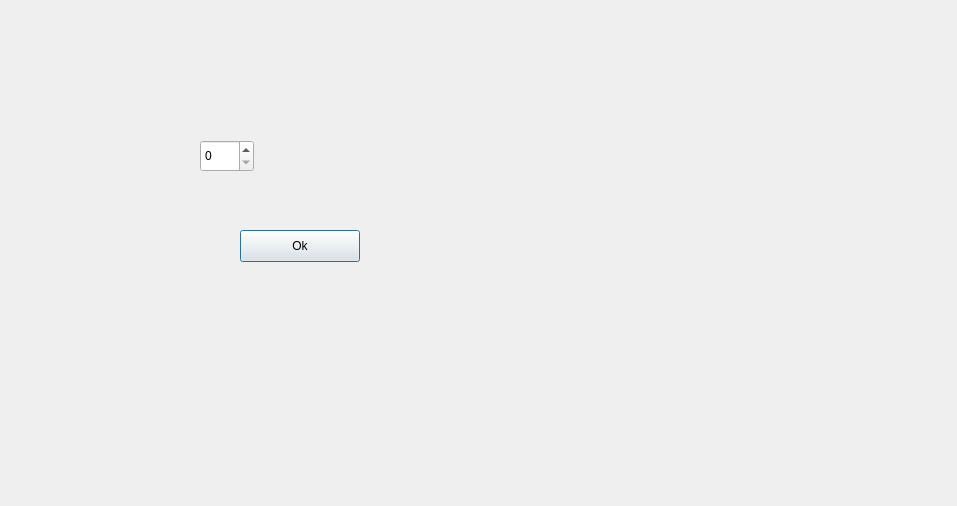
<?xml version="1.0" encoding="UTF-8"?>
<ui version="4.0">
 <class>MyDialog</class>
 <widget class="QDialog" name="MyDialog">
  <property name="geometry">
   <rect>
    <x>0</x>
    <y>0</y>
    <width>957</width>
    <height>506</height>
   </rect>
  </property>
  <property name="windowTitle">
   <string>Dialog</string>
  </property>
  <widget class="QSpinBox" name="spinBox">
   <property name="geometry">
    <rect>
     <x>200</x>
     <y>140</y>
     <width>54</width>
     <height>32</height>
    </rect>
   </property>
  </widget>
  <widget class="QPushButton" name="pushButton">
   <property name="geometry">
    <rect>
     <x>240</x>
     <y>230</y>
     <width>120</width>
     <height>32</height>
    </rect>
   </property>
   <property name="text">
    <string>Ok</string>
   </property>
  </widget>
 </widget>
 <resources/>
 <connections/>
</ui>
